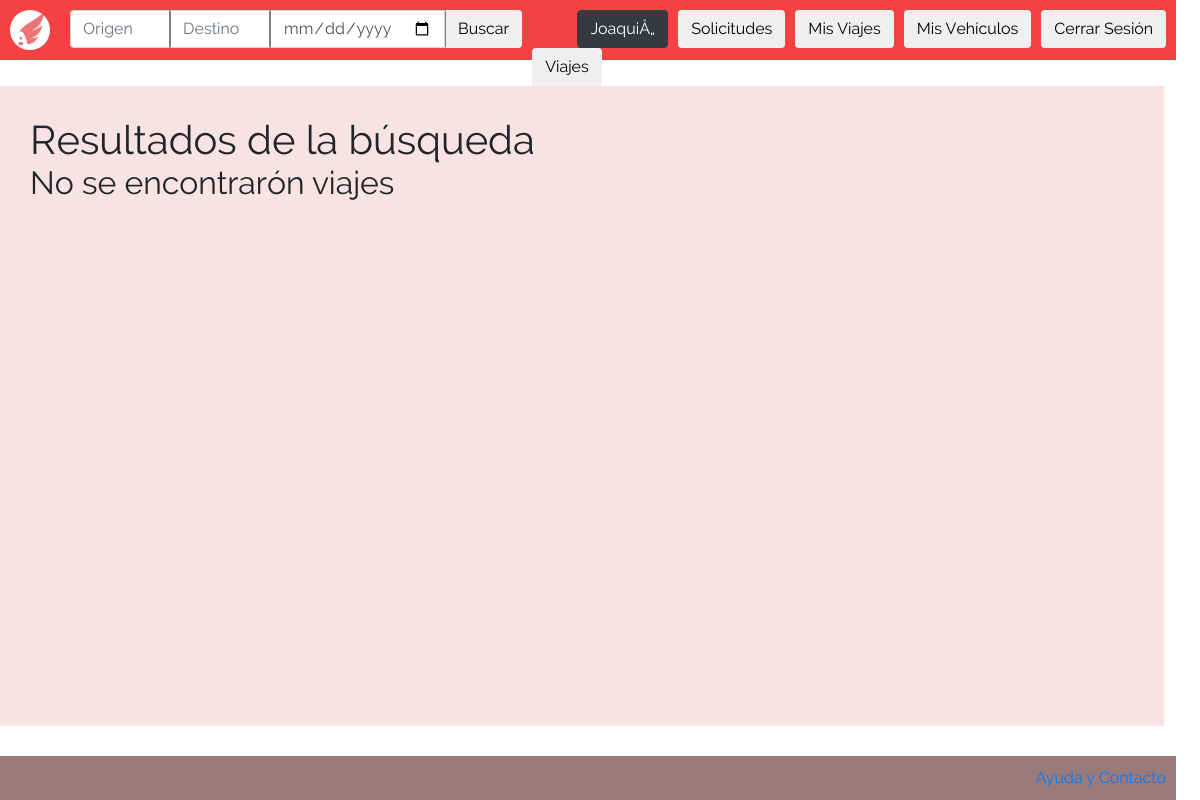
Page /vistas/buscar_viaje.php (signed in) on the earlier database version.
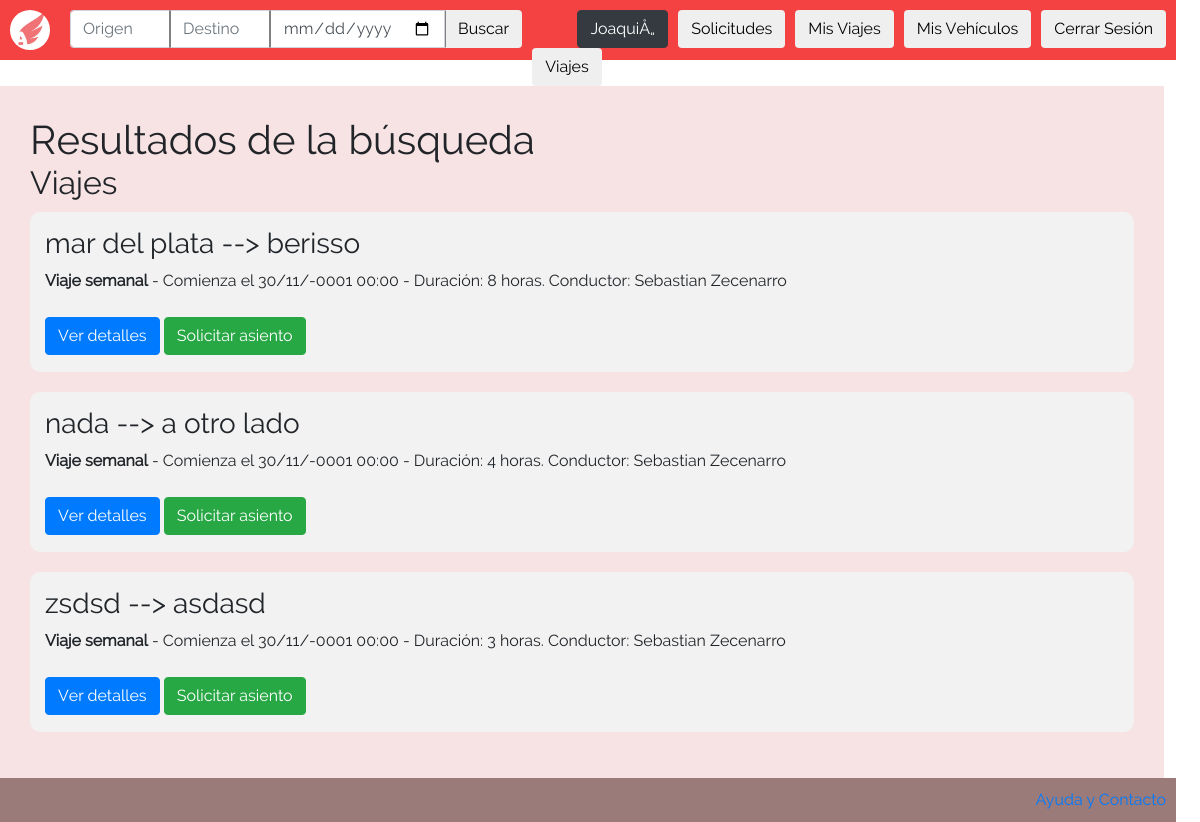
Same page on the later database version.
### tables this page shows
CREATE TABLE `viajes` (
  `id_viaje` int(11) NOT NULL,
  `id_usuario` int(11) NOT NULL,
  `patente` varchar(10) NOT NULL,
  `origen` text NOT NULL,
  `destino` text NOT NULL,
  `duracion` decimal(10,5) NOT NULL,
  `fecha_hora` datetime NOT NULL,
  `descripcion` text NOT NULL,
  `tipo` int(11) NOT NULL,
  `costo` decimal(10,5) NOT NULL,
  `tarjeta` bigint(20) NOT NULL,
  `pago_conductor` int(11) NOT NULL DEFAULT '0',
  `pago_pasajero` int(11) NOT NULL DEFAULT '0',
  `semanas` int(11) NOT NULL
);

CREATE TABLE `usuario` (
  `id_usuario` int(11) NOT NULL,
  `nombre` varchar(2048) NOT NULL,
  `apellido` varchar(2048) NOT NULL,
  `fecha_de_nacimiento` date NOT NULL,
  `mail` varchar(2048) NOT NULL,
  `promedio_puntuacion_conductor` double NOT NULL,
  `promedio_puntuacion_pasajero` double NOT NULL,
  `id_direccion` int(11) NOT NULL,
  `contrasenia` varchar(256) NOT NULL,
  `foto_perfil` text NOT NULL,
  `gasto` double NOT NULL DEFAULT '0',
  `ahorro` double NOT NULL DEFAULT '0'
);

### vistas/buscar_viaje.php (the view, shortened to what this page needs)
<!DOCTYPE html>
<html>
  <head>
    <link href="/css/bootstrap.css" rel="stylesheet" type="text/css" >
    <link href="/css/index.css" rel="stylesheet" type="text/css">
    <link href="/css/listar_vehiculos.css" rel="stylesheet" type="text/css">
  </head>
  <body>
    <?php
      include("../php/abrir_conexion.php");
      include("../php/utils.php");
      include("header.php");
      $user_id = $_SESSION["user_id"];
      $title = "";
      $query = "SELECT * from viajes WHERE id_usuario!=$user_id";
      $result = mysqli_query($conn, $query);
    ?>
    <div id="body">
      <h1>Resultados de la búsqueda</h1>
      <?php
        if(mysqli_num_rows($result) == 0){
          echo "<h2>No se encontrarón viajes$title</h2>";
        } else {
          echo "<h2>Viajes$title</h2>";
        }
        while($trip = mysqli_fetch_assoc($result)){
          $query = "SELECT * FROM usuario WHERE id_usuario=".$trip["id_usuario"];
          $driver = mysqli_fetch_assoc(mysqli_query($conn, $query));
          $name = $driver["nombre"]." ".$driver["apellido"];
      ?>
      <div class="vehicle">
        <div class="vehicle-info">
          <h3><?= $trip["origen"] ?> --> <?= $trip["destino"] ?></h3>
          <?=
            ($trip["tipo"] == WEEKLY_TRIP)?"<strong>Viaje semanal</strong> - Comienza el ":"";
          ?>
          <?= date("d/m/Y H:i", strtotime($trip["fecha_hora"])); ?> - Duración:
          <?php
            echo printTime($trip["duracion"]).".";
          ?>
          Conductor: <?= $name ?>
	        <br>
          <br>
	          <form class="" action="/vistas/ver_detalles_viaje.php" method="post">
              <button class="btn btn-primary" name="">Ver detalles</button>
          </form>
	        <form class="" action="/php/verificar_disponibilidad.php" method="post">
            <?php
              if (alreadyHaveRequest($conn, $_SESSION["user_id"], $trip["id_viaje"])){
                $query = "SELECT * FROM solicitud WHERE id_viaje=".$trip["id_viaje"]." AND id_pasajero=".$_SESSION["user_id"];
                $request = mysqli_fetch_assoc(mysqli_query($conn, $query));
                switch($request["estado"]){
                  case PENDING: echo '<button class="btn btn-warning" disabled>Asiento solicitado</button>';
                    break;
                  case ACCEPTED: echo '<button class="btn btn-success" disabled>Solicitud aceptada!</button>';
                    break;
                  case REJECTED: echo '<button class="btn btn-danger" disabled>Solicitud rechazada</button>';
                    break;
                }
              } else {
                ?> <button class="btn btn-success">Solicitar asiento</button> <?
              }
            ?>
          </form>
        </div>
      </div>
      <?php } ?>
    </div>
    <?php
      include("footer.php");
    ?>
  </body>
</html>

### php/utils.php (shortened to what this page needs)
<?php
  function printTime($time){
    $hours = floor($time);
    if($hours > 0){
      echo $hours.(($hours>=2)?" horas":" hora");
    }
  }
  function alreadyHaveRequest($conn, $user_id, $trip_id){
    $query = "SELECT * FROM solicitud WHERE id_pasajero='$user_id' AND id_viaje='$trip_id' ";
    $requests = mysqli_query($conn, $query);
    return mysqli_num_rows($requests) > 0;
  }
?>

Differences in the rows shown:
added viajes: origen "mar del plata", destino "berisso", tipo "Viaje semanal", fecha_hora "30/11/-0001 00:00", duracion "8", shows "horas", id_usuario.apellido "Sebastian Zecenarro"
added viajes: origen "nada", destino "a otro lado", tipo "Viaje semanal", fecha_hora "30/11/-0001 00:00", duracion "4", shows "horas", id_usuario.apellido "Sebastian Zecenarro"
added viajes: origen "zsdsd", destino "asdasd", tipo "Viaje semanal", fecha_hora "30/11/-0001 00:00", duracion "3", shows "horas", id_usuario.apellido "Sebastian Zecenarro"
Other differences:
text no longer shown: "No se encontrarón viajes"
text now shown: "Viajes"
